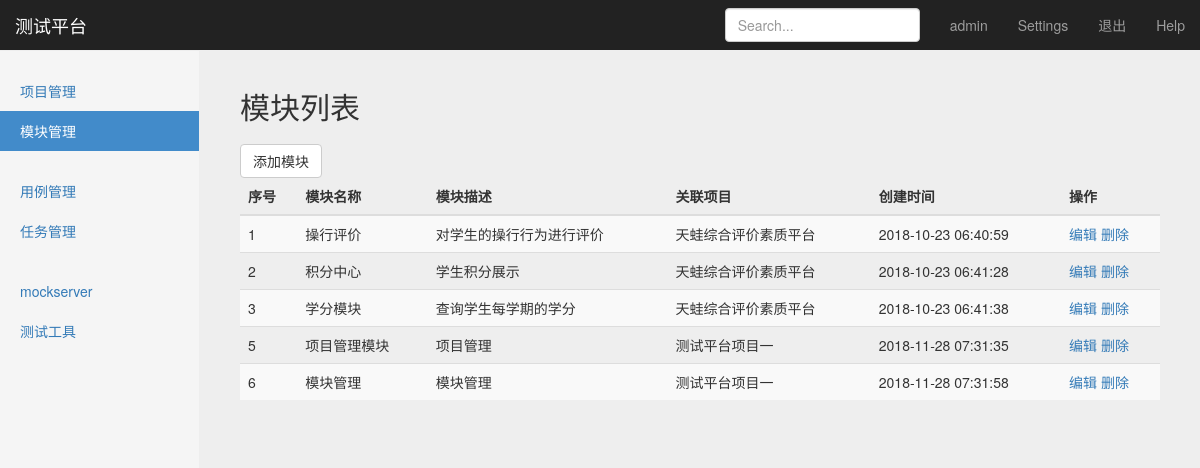
The page /manage/module_manage/ (signed in) on the database its author committed.
### project_app/models.py (models this page shows, shortened)
class Module(models.Model):
    name = models.CharField("模块名称", blank=False, max_length=1000)
    desc = models.CharField("模块描述", blank=True, max_length=5000)
    project_name = models.ForeignKey(Project, blank=False, null=False, on_delete=models.CASCADE)
    create_time = models.DateTimeField("创建时间", auto_now_add=True)

class Project(models.Model):
    name = models.CharField("项目名称", blank=False,max_length=1000)
    desc = models.CharField("项目描述",blank=True, max_length=5000)
    status = models.BooleanField("项目状态", default=True)
    create_time = models.DateTimeField("创建时间", auto_now_add=True)
    def __str__(self):
        return self.name

### project_app/views/module_views.py (the view)
# urls.py: path('module_manage/', module_views.module_manage),
@login_required #判断用户是否已经登录，如果未登录，在浏览器中直接输入project_manage的地址，不让访问
def module_manage(request):
    module_list = Module.objects.all()
    username = request.session.get('user1', '')
    return render(request, "module_manage.html", {"user": username, "modules": module_list, "type": 'list'})

### templates/module_manage.html (shortened to what this page needs)
{% extends "base.html" %}
{% block content %}
    <nav class="navbar navbar-inverse navbar-fixed-top">
      <div class="container-fluid">
        <div class="navbar-header">
          <a class="navbar-brand" href="#">测试平台</a>
        </div>
        <div id="navbar" class="navbar-collapse collapse">
          <ul class="nav navbar-nav navbar-right">
            <li><a href="#">{{ user }}</a></li>
            <li><a href="#">Settings</a></li>
            <li><a href="/logout/">退出</a></li>
            <li><a href="#">Help</a></li>
          </ul>
          <form class="navbar-form navbar-right">
            <input type="text" class="form-control" placeholder="Search...">
          </form>
        </div>
      </div>
    </nav>
    <div class="container-fluid">
      <div class="row">
        <div class="col-sm-3 col-md-2 sidebar">
          <ul class="nav nav-sidebar">
            <li><a href="/manage/project_manage/">项目管理</a></li>
              <li class="active"><a href="#">模块管理</a></li>
          </ul>
          <ul class="nav nav-sidebar">
            <li><a href="">用例管理</a></li>
            <li><a href="">任务管理</a></li>
          </ul>
          <ul class="nav nav-sidebar">
            <li><a href="">mockserver</a></li>
            <li><a href="">测试工具</a></li>
          </ul>
        </div>
        {% if type == 'list' %}
        <div class="col-sm-9 col-sm-offset-3 col-md-10 col-md-offset-2 main">
          <h2 class="sub-header">模块列表</h2>
            <button type="button" class="btn btn-default" id="add_module" onclick="window.location.href='/manage/add_module/'">添加模块</button>
          <div class="table-responsive">
            <table class="table table-striped">
              <thead>
                <tr>
                  <th>序号</th>
                  <th>模块名称</th>
                  <th>模块描述</th>
                  <th>关联项目</th>
                  <th>创建时间</th>
                  <th>操作</th>
                </tr>
              </thead>
              <tbody>
              {% for module in modules %}
              <tr>
                  <td>{{ module.id }}</td>
                  <td>{{ module.name }}</td>
                  <td>{{ module.desc }}</td>
                  <td>{{ module.project_name }}</td>
                  <td>{{ module.create_time | date:"Y-m-d H:i:s" }}</td>
                  <td>
                      <a href="/manage/edit_module/{{ module.id }}/">编辑</a>
                      <a href="/manage/del_module/{{ module.id }}/">删除</a>
                  </td>
              </tr>
              {% endfor %}
              </tbody>
            </table>
          </div>
        </div>
      {% endif %}
    </div>
{% endblock %}

### static/css/signin.css (style rules this page uses)
body { padding-top: 40px; padding-bottom: 40px; background-color: #eee; }

### static/css/dashboard.css (style rules this page uses)
body { padding-top: 50px; }
.sub-header { padding-bottom: 10px; border-bottom: 1px solid #eee; }
.navbar-fixed-top { border: 0; }
.sidebar { display: none; }
@media (min-width: 768px) { .sidebar { position: fixed; top: 51px; bottom: 0; left: 0; z-index: 1000; display: block; padding: 20px; overflow-x: hidden; overflow-y: auto; background-color: #f5f5f5; border-right: 1px solid #eee; } }
.nav-sidebar { margin-right: -21px; margin-bottom: 20px; margin-left: -20px; }
.nav-sidebar > li > a { padding-right: 20px; padding-left: 20px; }
.nav-sidebar > .active > a, .nav-sidebar > .active > a:hover, .nav-sidebar > .active > a:focus { color: #fff; background-color: #428bca; }
.main { padding: 20px; }
@media (min-width: 768px) { .main { padding-right: 40px; padding-left: 40px; } }

### rows shown on the page
Module: id "1", name "操行评价", desc "对学生的操行行为进行评价", project_name "天蛙综合评价素质平台", create_time "2018-10-23 06:40:59"
Module: id "2", name "积分中心", desc "学生积分展示", project_name "天蛙综合评价素质平台", create_time "2018-10-23 06:41:28"
Module: id "3", name "学分模块", desc "查询学生每学期的学分", project_name "天蛙综合评价素质平台", create_time "2018-10-23 06:41:38"
Module: id "5", name "项目管理模块", desc "项目管理", project_name "测试平台项目一", create_time "2018-11-28 07:31:35"
Module: id "6", name "模块管理", desc "模块管理", project_name "测试平台项目一", create_time "2018-11-28 07:31:58"

### other values the page prints
{{ user }} "admin"
